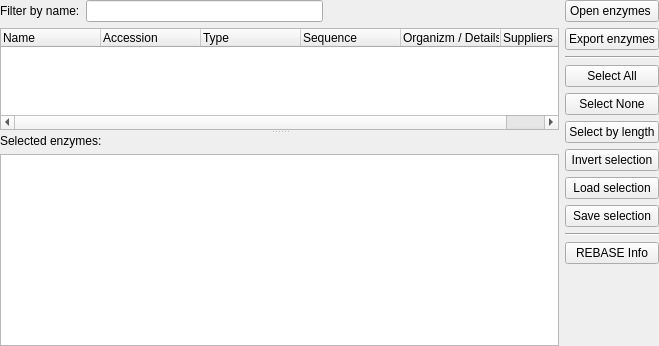
<?xml version="1.0" encoding="UTF-8"?>
<ui version="4.0">
 <class>EnzymesSelectorWidget</class>
 <widget class="QWidget" name="EnzymesSelectorWidget">
  <property name="geometry">
   <rect>
    <x>0</x>
    <y>0</y>
    <width>659</width>
    <height>346</height>
   </rect>
  </property>
  <property name="sizePolicy">
   <sizepolicy hsizetype="Preferred" vsizetype="Preferred">
    <horstretch>0</horstretch>
    <verstretch>0</verstretch>
   </sizepolicy>
  </property>
  <property name="windowTitle">
   <string>Select enzymes</string>
  </property>
  <layout class="QHBoxLayout" name="horizontalLayout_2">
   <property name="sizeConstraint">
    <enum>QLayout::SetMinAndMaxSize</enum>
   </property>
   <property name="margin" stdset="0">
    <number>0</number>
   </property>
   <item>
    <layout class="QVBoxLayout" name="verticalLayout_2">
     <item>
      <layout class="QHBoxLayout" name="horizontalLayout">
       <item>
        <widget class="QLabel" name="label_2">
         <property name="text">
          <string>Filter by name:</string>
         </property>
        </widget>
       </item>
       <item>
        <widget class="QLineEdit" name="enzymesFilterEdit"/>
       </item>
       <item>
        <spacer name="horizontalSpacer">
         <property name="orientation">
          <enum>Qt::Horizontal</enum>
         </property>
         <property name="sizeHint" stdset="0">
          <size>
           <width>40</width>
           <height>20</height>
          </size>
         </property>
        </spacer>
       </item>
      </layout>
     </item>
     <item>
      <widget class="QSplitter" name="splitter">
       <property name="sizePolicy">
        <sizepolicy hsizetype="MinimumExpanding" vsizetype="Expanding">
         <horstretch>0</horstretch>
         <verstretch>0</verstretch>
        </sizepolicy>
       </property>
       <property name="orientation">
        <enum>Qt::Vertical</enum>
       </property>
       <property name="childrenCollapsible">
        <bool>false</bool>
       </property>
       <widget class="QTreeWidget" name="tree">
        <property name="sizePolicy">
         <sizepolicy hsizetype="Expanding" vsizetype="Expanding">
          <horstretch>0</horstretch>
          <verstretch>5</verstretch>
         </sizepolicy>
        </property>
        <column>
         <property name="text">
          <string>Name</string>
         </property>
        </column>
        <column>
         <property name="text">
          <string>Accession</string>
         </property>
        </column>
        <column>
         <property name="text">
          <string>Type</string>
         </property>
        </column>
        <column>
         <property name="text">
          <string>Sequence</string>
         </property>
        </column>
        <column>
         <property name="text">
          <string>Organizm / Details</string>
         </property>
        </column>
        <column>
         <property name="text">
          <string>Suppliers</string>
         </property>
        </column>
       </widget>
       <widget class="QWidget" name="layoutWidget_2">
        <layout class="QVBoxLayout" name="verticalLayout">
         <item>
          <widget class="QLabel" name="label">
           <property name="text">
            <string>Selected enzymes:</string>
           </property>
          </widget>
         </item>
         <item>
          <widget class="QPlainTextEdit" name="checkedEnzymesEdit">
           <property name="verticalScrollBarPolicy">
            <enum>Qt::ScrollBarAsNeeded</enum>
           </property>
          </widget>
         </item>
        </layout>
       </widget>
      </widget>
     </item>
    </layout>
   </item>
   <item>
    <layout class="QVBoxLayout" name="verticalLayout_3">
     <property name="sizeConstraint">
      <enum>QLayout::SetMinAndMaxSize</enum>
     </property>
     <item>
      <widget class="QPushButton" name="enzymesFileButton">
       <property name="toolTip">
        <string>Load enzymes database</string>
       </property>
       <property name="text">
        <string>Open enzymes </string>
       </property>
      </widget>
     </item>
     <item>
      <widget class="QPushButton" name="saveEnzymesButton">
       <property name="toolTip">
        <string>Export current selection as new database</string>
       </property>
       <property name="text">
        <string>Export enzymes</string>
       </property>
      </widget>
     </item>
     <item>
      <widget class="Line" name="line_2">
       <property name="orientation">
        <enum>Qt::Horizontal</enum>
       </property>
      </widget>
     </item>
     <item>
      <widget class="QPushButton" name="selectAllButton">
       <property name="toolTip">
        <string>Select all enzymes in database</string>
       </property>
       <property name="text">
        <string>Select All</string>
       </property>
      </widget>
     </item>
     <item>
      <widget class="QPushButton" name="selectNoneButton">
       <property name="toolTip">
        <string>Empty selection</string>
       </property>
       <property name="text">
        <string>Select None</string>
       </property>
      </widget>
     </item>
     <item>
      <widget class="QPushButton" name="selectByLengthButton">
       <property name="toolTip">
        <string>Select enzymes by length of recognition sequence</string>
       </property>
       <property name="text">
        <string>Select by length</string>
       </property>
      </widget>
     </item>
     <item>
      <widget class="QPushButton" name="invertSelectionButton">
       <property name="toolTip">
        <string>Invert current selection</string>
       </property>
       <property name="text">
        <string>Invert selection</string>
       </property>
      </widget>
     </item>
     <item>
      <widget class="QPushButton" name="loadSelectionButton">
       <property name="toolTip">
        <string>Hint: selection file should contain enzymes' names separtated by whitespaces or commas</string>
       </property>
       <property name="text">
        <string>Load selection</string>
       </property>
      </widget>
     </item>
     <item>
      <widget class="QPushButton" name="saveSelectionButton">
       <property name="toolTip">
        <string>Save selected enzymes list to a text file</string>
       </property>
       <property name="text">
        <string>Save selection</string>
       </property>
      </widget>
     </item>
     <item>
      <widget class="Line" name="line">
       <property name="orientation">
        <enum>Qt::Horizontal</enum>
       </property>
      </widget>
     </item>
     <item>
      <widget class="QPushButton" name="enzymeInfo">
       <property name="text">
        <string>REBASE Info</string>
       </property>
      </widget>
     </item>
     <item>
      <spacer name="verticalSpacer">
       <property name="orientation">
        <enum>Qt::Vertical</enum>
       </property>
       <property name="sizeHint" stdset="0">
        <size>
         <width>20</width>
         <height>40</height>
        </size>
       </property>
      </spacer>
     </item>
    </layout>
   </item>
  </layout>
 </widget>
 <resources/>
 <connections/>
</ui>
